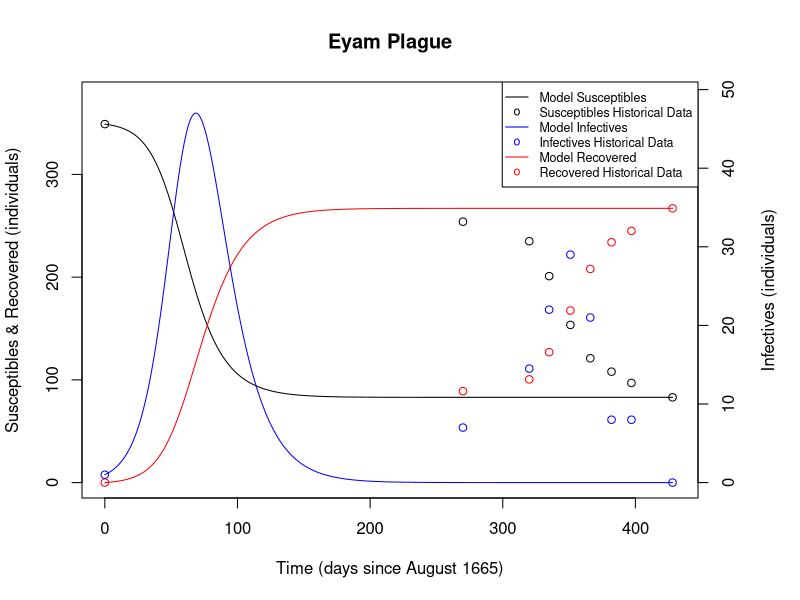

Recreate this plot in R.
library('deSolve')

# Real-world data from Table 2.2
N = 350
mean_recovery = 11
S_data = c(349,254,235,201,153.5,121,108,97,83)
I_data = c(1,7,14.5,22,29,21,8,8,0)
R_data = N - S_data - I_data

# Took August to May to be 9*30 days, Mid-May to be May 15th, and used 4ths of month
time = c(0,270,320,335,351,366,382,397,428)

# On the last day of data collection, there are 0 infectives, so the number of susceptibles on that day is S(infinity)
Sinf = tail(S_data,1)
S0 = S_data[1]
I0 = I_data[1]
R0 = N - S0 - I0
alpha = 1/mean_recovery
beta = (log(S0/Sinf)/(S0 + I0 - Sinf))*alpha
c = alpha/beta
Imax = -c + c * log(c) + S0 + I0 - c * log(S0)

# Time sequence 
t <- seq(time[1], tail(time,1), by = 0.01)

# Parameters
parameters <- c(a = alpha, b = beta)

# Initial conditions
state <- c(S = S0, I = I0, R = R0)

# Define system of differential equations
SIR_model <- function(t, state, parameters){
  with(as.list(c(state, parameters)), {
    dS = -b * I * S
    dI = b * I * S - a * I
    dR = a * I
    return(list(c(dS, dI, dR)))
  })
}

# Integration with 'ode'
out <- ode(y = state, times = t, func = SIR_model, parms = parameters)
out.df <- as.data.frame(out)

# Plot susceptible data and model curve
par(new=F,mar=c(5.1,4.1,4.1,5.1))
plot(time,S_data,
     xlab='Time (days since August 1665)',
     ylab='Susceptibles & Recovered (individuals)',
     xlim=c(time[1],430), ylim=c(0,375),
     main='Eyam Plague')
lines(out.df[c("time","S")], lty=1)

# Plot recovered data and model curve
par(new=T)
plot(time,R_data, col='red', 
     ann=F,axes=F, 
     xlim=c(time[1],430), ylim=c(0,375))
lines(out.df[c("time","R")], col='red', lty=1)

# Plot infective data and model curve
par(new=T)
plot(time,I_data, col='blue', 
     ann=F,axes=F, 
     xlim=c(time[1],430), ylim=c(0,max(I_data,Imax)+2))
lines(out.df[c("time","I")], col='blue', lty=1)
mtext("Infectives (individuals)", side=4, line=3)
axis(4)

# Add legend
legend("topright",
       legend=c("Model Susceptibles","Susceptibles Historical Data","Model Infectives","Infectives Historical Data","Model Recovered","Recovered Historical Data"),
       lty=c(1,NA,1,NA,1,NA),
       col=c("black","black","blue","blue","red","red"), 
       pch=c(NA,"o",NA,"o",NA,"o"),
       cex=0.75)
